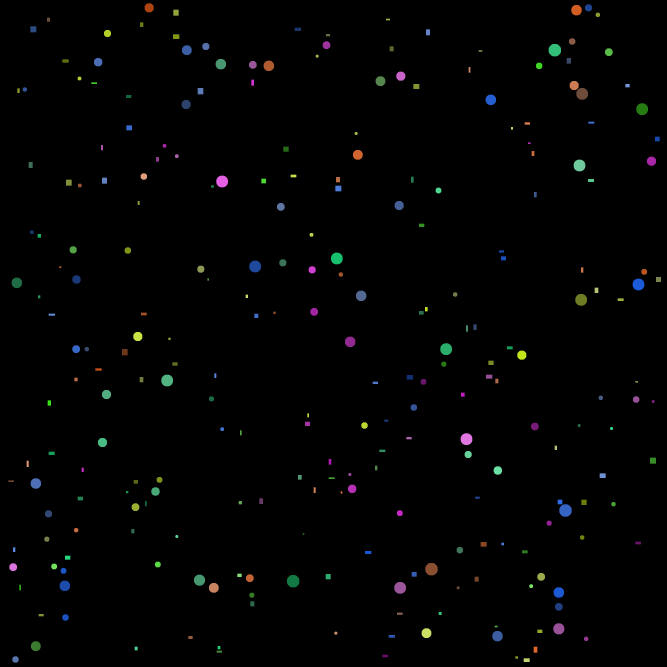
#> input picture find_objects_new/balls_and_rects.png, 2000 x 2000 px, found by its file name (shown at 1/3 size)
$ python collect_dicts.py
#> lines starting #> are read from the running program, lines starting #| are printed output that depends on the picture; after the words box and inside, x2 and y2 are one past the last pixel; in counts of white or black regions, pixels touching at a corner belong together
import matplotlib.pyplot as plt
import numpy as np
import cv2

def changeImg(gray):

    new_gray = cv2.GaussianBlur(gray, (3, 3), 0)
    edged = cv2.Canny(new_gray, 10, 100, 5)
    kernel = cv2.getStructuringElement(cv2.MORPH_RECT, (2, 2))
    closed = cv2.morphologyEx(edged, cv2.MORPH_GRADIENT, kernel)

    return closed

def getKey(color):

    key = str(color[0])+" " + str(color[1])+" " + str(color[2])
    return key

def getObject(c):

     my_obj[1],my_obj[0] = c[0][0][0], c[0][0][1]
     return my_obj

def isRect(contour):

    peri = cv2.arcLength(contour, True)
    approx = cv2.approxPolyDP(contour, 0.02 * peri, True)

    if(len(approx)==4):
        return True

    return False

def addKeyInDict(dict_colors, key):

    if (dict_colors.get(key)!=None):
            dict_colors[key] += 1
    else:
            dict_colors[key] = 1

    return dict_colors

def getDicts(contours, image):

    balls_colors ={}
    rects_colors = {}

    for contour in contours:

        my_obj = getObject(contour)
        my_color = image[my_obj[0]][my_obj[1]]

        key = getKey(my_color)

        if isRect(contour)==True:
            addKeyInDict(rects_colors, key)
        else:
            addKeyInDict(balls_colors, key)

    return balls_colors, rects_colors

def getNumberObjects(balls_colors, rects_colors):
    numBalls = 0
    numRects = 0

    for ball in balls_colors:
        numBalls += balls_colors.get(ball)

    for rect in rects_colors:
        numRects += rects_colors.get(rect)

    return numBalls, numRects


def printResult(balls_colors, rects_colors):

    numBalls, numRects= getNumberObjects(balls_colors, rects_colors)

    print("Словарь цветов кругов", balls_colors, "\n")
    print("Всего кругов ", numBalls)

    print("______________________________\n")

    print("Словарь цветов прямоугольников", rects_colors, "\n")
    print("Всего прямоугольников ", numRects)


image = cv2.imread("balls_and_rects.png")
#> image is the input picture: shape (2000, 2000, 3); mean B, G, R 2.2, 2.3, 2

hsv_min = np.array((1, 1, 1), np.uint8)
hsv_max = np.array((255, 255, 255), np.uint8)

hsv = cv2.cvtColor(image, cv2.COLOR_BGR2HLS)
#> hsv: shape (2000, 2000, 3); mean of channels 0, 1, 2 1.5, 2.2, 2.7
thresh = cv2.inRange( hsv,hsv_min, hsv_max)
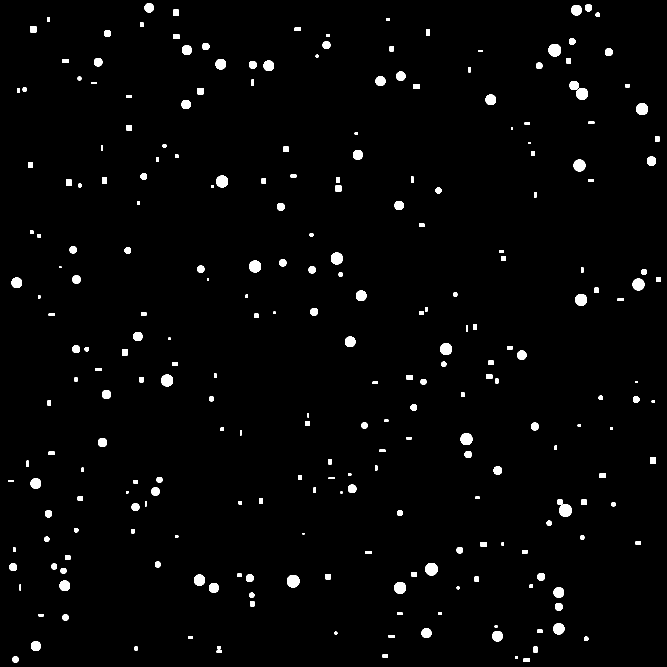
#> thresh: shape (2000, 2000) (shown at 1/3 size); 1.9% white; 257 white regions

contours, hier = cv2.findContours(thresh.copy(), cv2.RETR_EXTERNAL, cv2.CHAIN_APPROX_SIMPLE)
#> contours = 257 contours, 1 with area under 20; largest, box (x1, y1, x2, y2) and area: (861, 1725, 898, 1762) 1072, (1276, 1689, 1313, 1726) 1072, (1678, 1513, 1715, 1550) 1072, (1646, 132, 1683, 169) 1072, (1183, 1746, 1218, 1781) 954

count = 0
my_obj = [2, 4]
for contour in contours:

    if count == 0:
        my_obj[0],my_obj[1] = contour[0][0][0], contour[0][0][1]
        count +=1
#> this loop made 257 passes
#> (contour, count) on pass 1: ([[1571, 1975], [1571, 1985], [1588, 1985], [1588, 1975]], 1)
#> contour on passes 2, 4, 5, 6, 7, 8: [[1546, 1969], [1546, 1975], [1553, 1975], [1553, 1969]], [[1147, 1964], [1147, 1971], [1163, 1971], [1163, 1964]], [[650, 1952], [650, 1957], [665, 1957], [665, 1952]], [[1601, 1940], [1601, 1957], [1611, 1957], [1611, 1940]], [[404, 1940], [404, 1950], [412, 1950], [412, 1940]], [[653, 1938], [653, 1947], [660, 1947], [660, 1938]]
#> after the loop, count = 1; my_obj = [1571, 1975]

balls_colors, rects_colors = getDicts(contours, image)
#> the loop in getDicts, `for contour in contours: ` made 257 passes
#> (my_obj, peri in isRect) on passes 3, 9, 10: ([1969, 42], 62.63), ([1924, 102], 95.6), ([1910, 1755], 40.97)
#> balls_colors = 121 items; rects_colors = 135 items

printResult(balls_colors, rects_colors)
#> the loop in getNumberObjects, `for ball in balls_colors:` made 121 passes
#> (ball, numBalls) on passes 1 to 12: ('170 115 87', 1), ('45 123 58', 2), ('147 56 147', 3), ('114 146 210', 4), ('158 92 59', 5), ('99 223 202', 6), ('153 81 153', 7), ('191 82 28', 8), ('126 63 31', 9), ('38 121 52', 10), ('210 89 29', 11), ('56 73 107', 12)
#> after the loop in getNumberObjects, `for ball in balls_colors:`: numBalls = 122
#> the loop in getNumberObjects, `for rect in rects_colors:` made 135 passes
#> rect on passes 1 to 12: '111 211 195', '41 159 140', '106 11 106', '64 135 76', '44 104 224', '144 207 80', '120 210 30', '63 91 147', '175 88 45', '36 170 148', '73 172 89', '52 146 130'
#> after the loop in getNumberObjects, `for rect in rects_colors:`: numRects = 135
#> in printResult, `numBalls, numRects= getNumberObjects(balls_colors, rects_colors)`: numBalls = 122; numRects = 135
#> (printed output is left out)
#| Всего кругов  122
#> (printed output is left out)
#| Всего прямоугольников  135

cv2.drawContours(image, contours, -1, (255,0,0), 3, cv2.LINE_AA, hier, 1 )
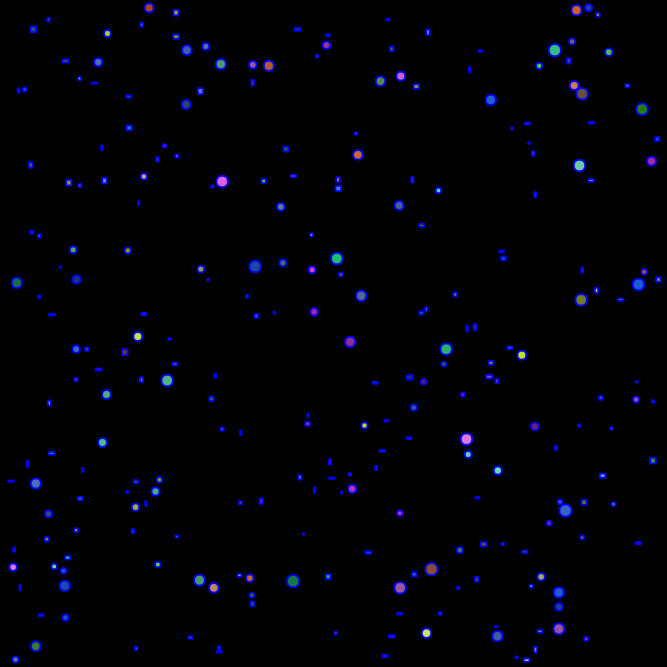
#> image: shape (2000, 2000, 3) (shown at 1/3 size); 2.47% of pixels changed, all inside (x1, y1, x2, y2) = (22, 7, 1986, 1991)

im = cv2.resize(image, (500, 500))
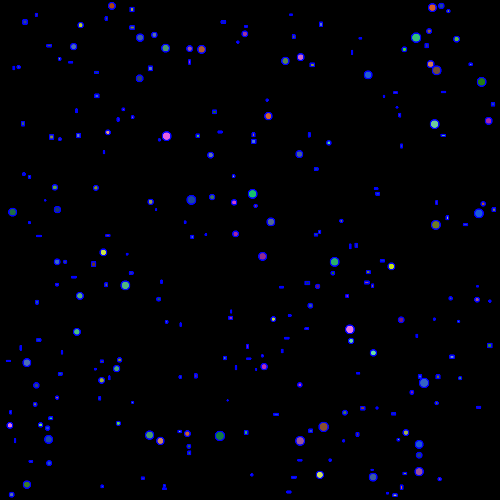
#> im: shape (500, 500, 3); mean B, G, R 6, 1.1, 1
gr = cv2.resize(thresh, (500, 500))
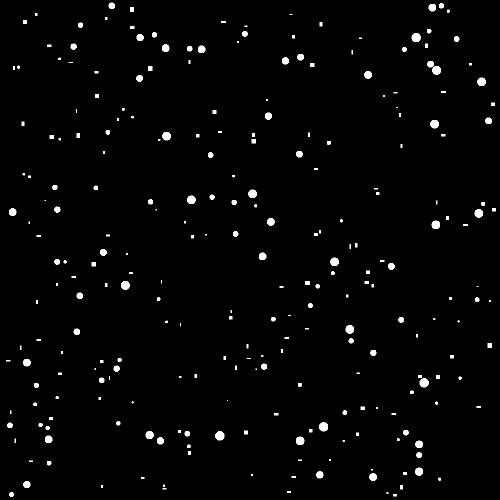
#> gr: shape (500, 500); min 0, max 255, mean 4.9

cv2.imshow("Image", im)
cv2.imshow("Gray", gr)

cv2.waitKey(0)
cv2.destroyAllWindows()
